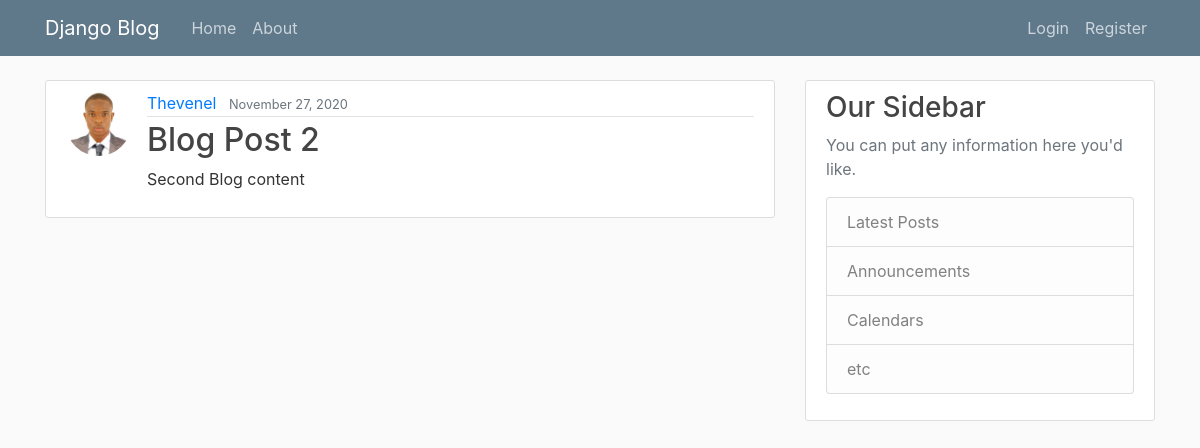
Before: /post/2/ with the older database file.
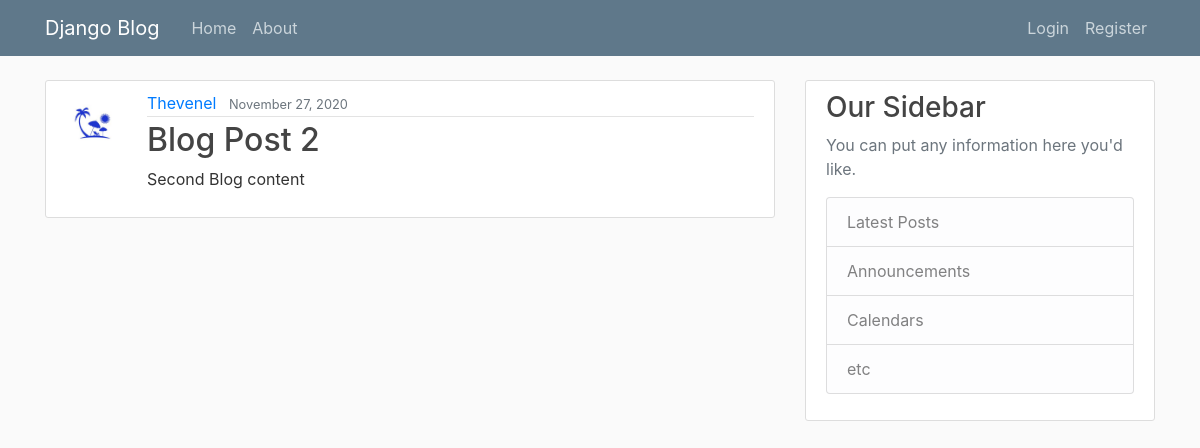
After: the same page with the newer database file.
### blog/models.py (models this page shows, shortened)
class Post(models.Model):
    title = models.CharField(max_length=100)
    content = models.TextField()
    date_posted = models.DateTimeField(default=timezone.now)
    author = models.ForeignKey(User, on_delete=models.CASCADE)

### users/models.py (models this page shows, shortened)
class Profile(models.Model):
    user = models.OneToOneField(User, on_delete=models.CASCADE)
    image = models.ImageField(default='default.jpg', upload_to='profile_pics')

### blog/views.py (the view)
# urls.py: path('post/<int:pk>/', PostDetailView.as_view(), name='post-detail'),
class PostDetailView(DetailView):
    model = Post

### blog/templates/blog/post_detail.html (shortened to what this page needs)
{% extends 'blog/base.html' %}
{% block content %}
    <article class="media content-section">
      <img src="{{ post.author.profile.image.url }}" alt="user-profile" class="rounded-circle article-img">
        <div class="media-body">
          <div class="article-metadata">
            <a class="mr-2" href="#">{{ object.author }}</a>
            <small class="text-muted">{{ object.date_posted|date:"F d, Y" }}</small>
          </div>
          <h2 class="article-title">{{ object.title }}</h2>
          <p class="article-content">{{ object.content }}</p>
        </div>
      </article>
{% endblock content %}

Changed rows visible on the page:
changed through a linked row, Post "Blog Post 2": author.profile.image: a different picture
